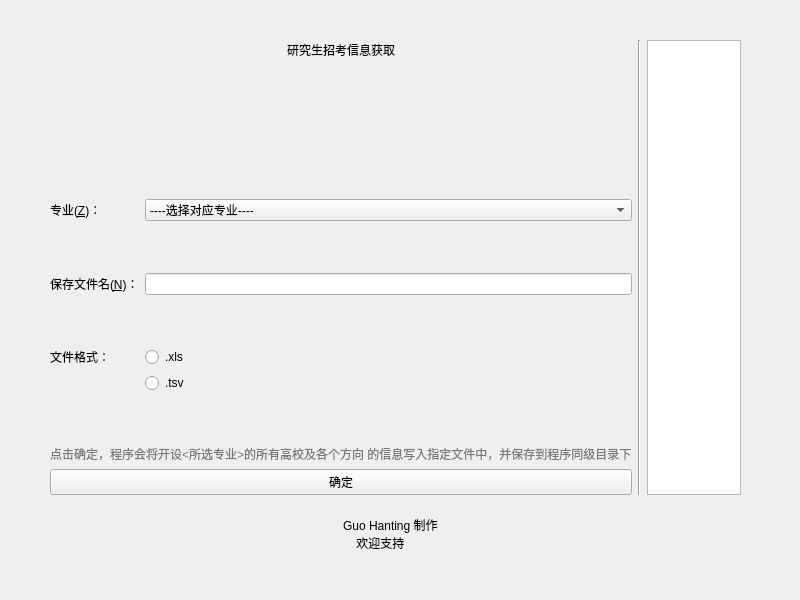
<?xml version="1.0" encoding="UTF-8"?>
<ui version="4.0">
 <class>MainWindow</class>
 <widget class="QMainWindow" name="MainWindow">
  <property name="geometry">
   <rect>
    <x>0</x>
    <y>0</y>
    <width>800</width>
    <height>600</height>
   </rect>
  </property>
  <property name="windowTitle">
   <string>MainWindow</string>
  </property>
  <widget class="QWidget" name="centralwidget">
   <widget class="QWidget" name="">
    <property name="geometry">
     <rect>
      <x>50</x>
      <y>40</y>
      <width>691</width>
      <height>455</height>
     </rect>
    </property>
    <layout class="QHBoxLayout" name="horizontalLayout_2">
     <item>
      <layout class="QVBoxLayout" name="verticalLayout">
       <item>
        <layout class="QHBoxLayout" name="horizontalLayout">
         <item>
          <spacer name="horizontalSpacer">
           <property name="orientation">
            <enum>Qt::Horizontal</enum>
           </property>
           <property name="sizeHint" stdset="0">
            <size>
             <width>40</width>
             <height>20</height>
            </size>
           </property>
          </spacer>
         </item>
         <item>
          <widget class="QLabel" name="label_4">
           <property name="styleSheet">
            <string notr="true">font: 18pt &quot;楷体&quot;;</string>
           </property>
           <property name="text">
            <string>研究生招考信息获取</string>
           </property>
          </widget>
         </item>
         <item>
          <spacer name="horizontalSpacer_2">
           <property name="orientation">
            <enum>Qt::Horizontal</enum>
           </property>
           <property name="sizeHint" stdset="0">
            <size>
             <width>40</width>
             <height>20</height>
            </size>
           </property>
          </spacer>
         </item>
        </layout>
       </item>
       <item>
        <spacer name="verticalSpacer_3">
         <property name="orientation">
          <enum>Qt::Vertical</enum>
         </property>
         <property name="sizeHint" stdset="0">
          <size>
           <width>20</width>
           <height>40</height>
          </size>
         </property>
        </spacer>
       </item>
       <item>
        <layout class="QFormLayout" name="formLayout">
         <item row="0" column="0">
          <widget class="QLabel" name="label">
           <property name="text">
            <string>专业(&amp;Z)：</string>
           </property>
           <property name="buddy">
            <cstring>comboBox</cstring>
           </property>
          </widget>
         </item>
         <item row="0" column="1">
          <widget class="QComboBox" name="comboBox">
           <item>
            <property name="text">
             <string>----选择对应专业----</string>
            </property>
           </item>
           <item>
            <property name="text">
             <string>哈哈哈哈哈哈哈</string>
            </property>
           </item>
           <item>
            <property name="text">
             <string>噢噢噢噢哦哦哦</string>
            </property>
           </item>
          </widget>
         </item>
         <item row="1" column="1">
          <spacer name="verticalSpacer">
           <property name="orientation">
            <enum>Qt::Vertical</enum>
           </property>
           <property name="sizeHint" stdset="0">
            <size>
             <width>20</width>
             <height>40</height>
            </size>
           </property>
          </spacer>
         </item>
         <item row="2" column="0">
          <widget class="QLabel" name="label_2">
           <property name="text">
            <string>保存文件名(&amp;N)：</string>
           </property>
           <property name="buddy">
            <cstring>lineEdit</cstring>
           </property>
          </widget>
         </item>
         <item row="2" column="1">
          <widget class="QLineEdit" name="lineEdit"/>
         </item>
         <item row="3" column="1">
          <spacer name="verticalSpacer_2">
           <property name="orientation">
            <enum>Qt::Vertical</enum>
           </property>
           <property name="sizeHint" stdset="0">
            <size>
             <width>20</width>
             <height>40</height>
            </size>
           </property>
          </spacer>
         </item>
         <item row="4" column="0">
          <widget class="QLabel" name="label_3">
           <property name="text">
            <string>文件格式：</string>
           </property>
          </widget>
         </item>
         <item row="4" column="1">
          <widget class="QRadioButton" name="radioButton">
           <property name="text">
            <string>.xls</string>
           </property>
          </widget>
         </item>
         <item row="5" column="1">
          <widget class="QRadioButton" name="radioButton_2">
           <property name="text">
            <string>.tsv</string>
           </property>
          </widget>
         </item>
         <item row="6" column="1">
          <spacer name="verticalSpacer_5">
           <property name="orientation">
            <enum>Qt::Vertical</enum>
           </property>
           <property name="sizeHint" stdset="0">
            <size>
             <width>20</width>
             <height>40</height>
            </size>
           </property>
          </spacer>
         </item>
        </layout>
       </item>
       <item>
        <widget class="QLabel" name="label_5">
         <property name="styleSheet">
          <string notr="true">color: rgb(122, 122, 122);
font: 9pt &quot;宋体&quot;;</string>
         </property>
         <property name="text">
          <string>点击确定，程序会将开设&lt;所选专业&gt;的所有高校及各个方向
的信息写入指定文件中，并保存到程序同级目录下</string>
         </property>
        </widget>
       </item>
       <item>
        <widget class="QPushButton" name="pushButton">
         <property name="text">
          <string>确定</string>
         </property>
        </widget>
       </item>
      </layout>
     </item>
     <item>
      <widget class="Line" name="line">
       <property name="orientation">
        <enum>Qt::Vertical</enum>
       </property>
      </widget>
     </item>
     <item>
      <widget class="QTextBrowser" name="textBrowser"/>
     </item>
    </layout>
   </widget>
   <widget class="QWidget" name="">
    <property name="geometry">
     <rect>
      <x>270</x>
      <y>500</y>
      <width>241</width>
      <height>68</height>
     </rect>
    </property>
    <layout class="QHBoxLayout" name="horizontalLayout_3">
     <item>
      <widget class="QLabel" name="label_7">
       <property name="text">
        <string>&lt;html&gt;&lt;head/&gt;&lt;body&gt;&lt;p&gt;&lt;img src=&quot;file:///D:\Users\16227\Documents\Tencent Files\1622761893\Image\C2C\F267F6438EE115062D031AA4C917A844.jpg&quot;/&gt;&lt;/p&gt;&lt;/body&gt;&lt;/html&gt;</string>
       </property>
      </widget>
     </item>
     <item>
      <widget class="QLabel" name="label_6">
       <property name="text">
        <string>Guo Hanting 制作
    欢迎支持</string>
       </property>
      </widget>
     </item>
     <item>
      <widget class="QLabel" name="label_8">
       <property name="text">
        <string>&lt;html&gt;&lt;head/&gt;&lt;body&gt;&lt;p&gt;&lt;img src=&quot;file:///D:\Users\16227\Documents\Tencent Files\1622761893\Image\C2C\50E59BDCD60D9F97797EF39F2F7AC028.jpg&quot;/&gt;&lt;/p&gt;&lt;/body&gt;&lt;/html&gt;</string>
       </property>
      </widget>
     </item>
    </layout>
   </widget>
  </widget>
 </widget>
 <resources/>
 <connections/>
</ui>
